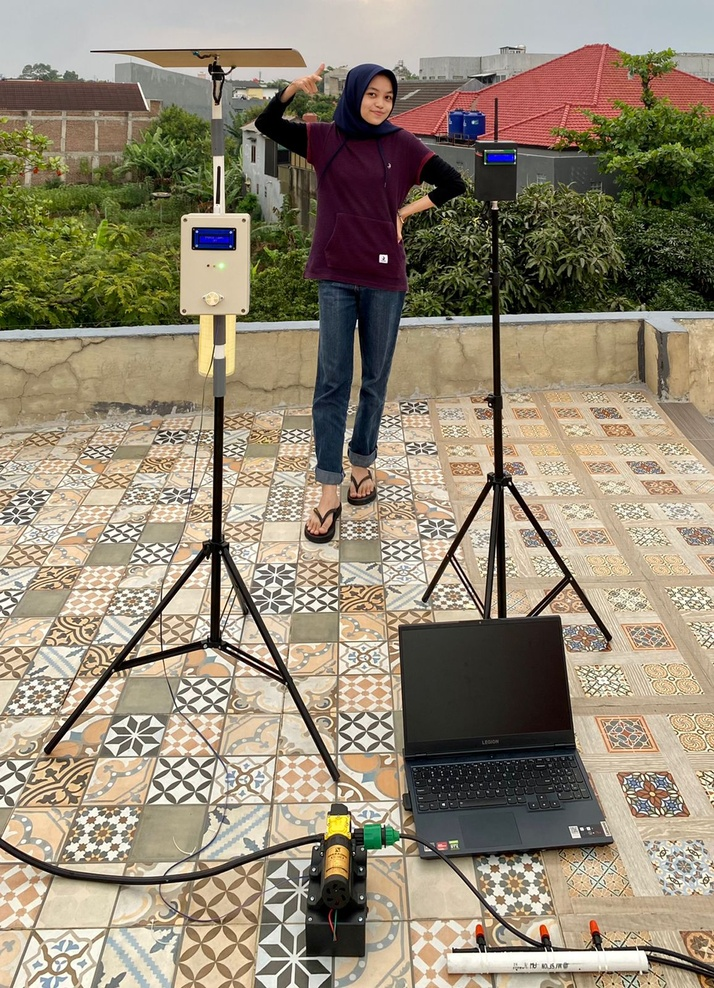
#> input picture alat.jpeg, 714 x 988 px, shrunk from 1156 x 1600 before the run
$ jupyter execute P7.1.ipynb   (shell and % lines are left out)
#> lines starting #> are read from the running program, lines starting #| are printed output that depends on the picture
[cell 1]
#import library
import numpy as np
import matplotlib.pyplot as plt
import cv2
import matplotlib.image as mpimg
from skimage import data

[cell 2]
# Read the image in grayscale
image = cv2.imread("alat.jpeg", cv2.IMREAD_GRAYSCALE)
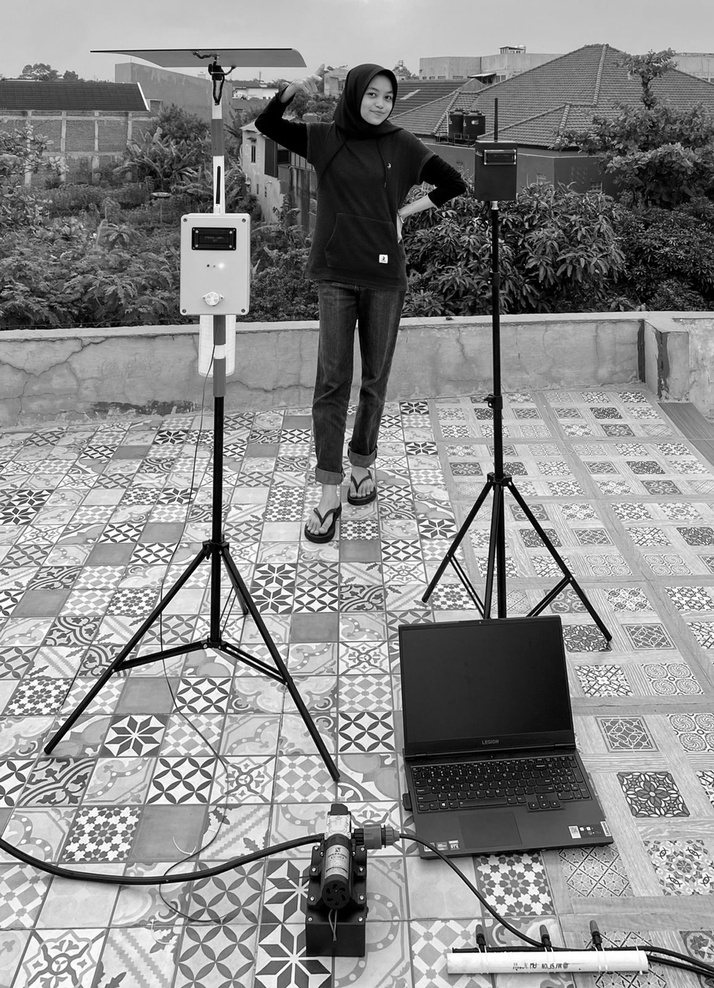
#> image: shape (988, 714); min 0, max 255, mean 137

[cell 3]
#memperbaiki histogram citra
image_equalized = cv2.equalizeHist(image)
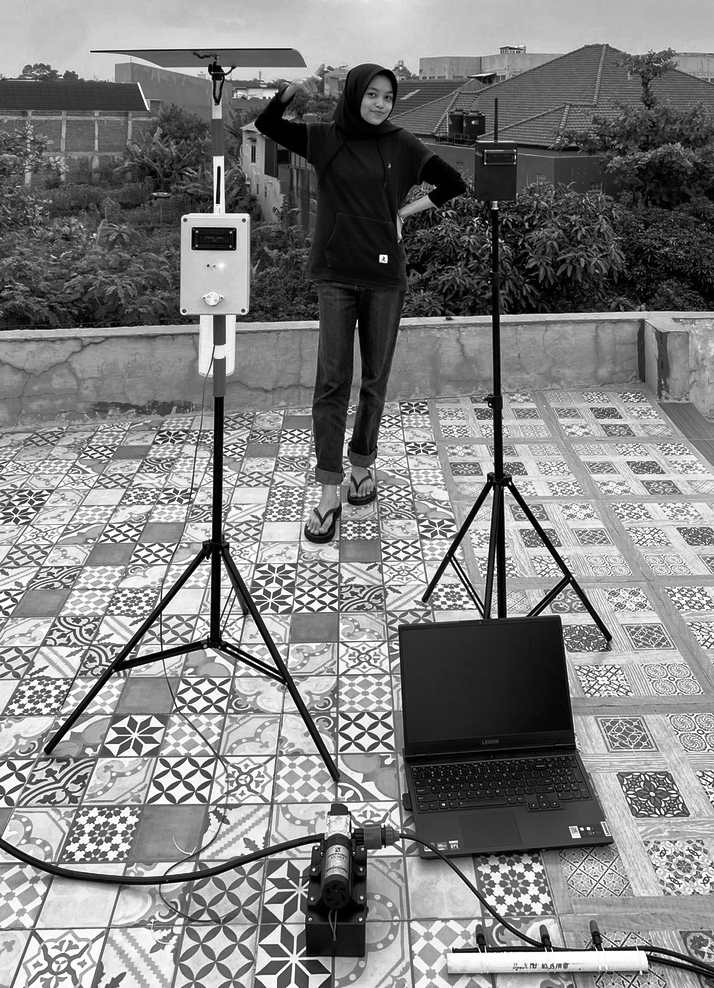
#> image_equalized: shape (988, 714); min 0, max 255, mean 127.5

[cell 4]
#menggunakan metode CLAHE untuk meningkatkan kontras citra
clahe = cv2.createCLAHE(clipLimit=2, tileGridSize=(8,8))

#Apply CLAHE to the original image
image_clahe = clahe.apply(image)
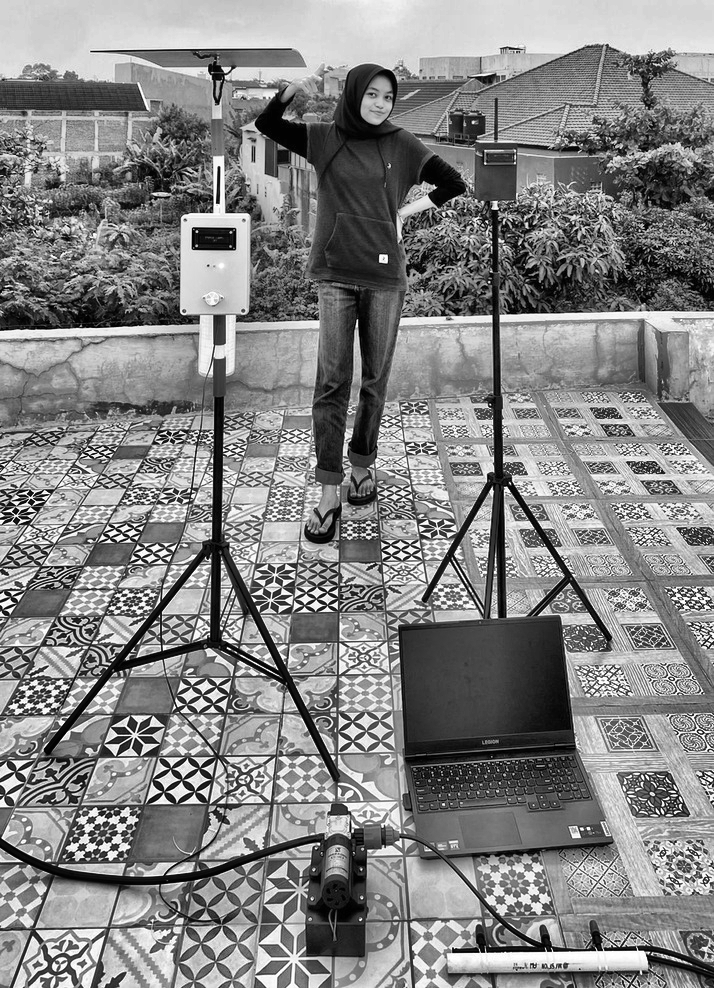
#> image_clahe: shape (988, 714); min 0, max 255, mean 131.3

[cell 5]
# Create an empty array to store the final output
image_cs = np.zeros((image.shape[0],image.shape[1]),dtype = 'uint8')

# Apply Min-Max Contrasting
min = np.min(image)
#> min = 0
max = np.max(image)
#> max = 255
#looping pada setiap citra
for i in range(image.shape[0]):
    for j in range(image.shape[1]):
        #diubah nilai kontrasnya dengan menggunakan rumus normalisasi
        image_cs[i,j] = 255*(image[i,j]-min)/(max-min)

[cell 6]
#membuat salinan dari citra image dan mengubah tipe datanya menjadi float
copyAlat = image.copy().astype(float)
#mengambil dimensi baris (m1) dan dimensi kolom (n1) dari citra
m1,n1 = copyAlat.shape
#> m1 = 988; n1 = 714
#membuat matriks kosong dengan ukuran m1 baris dan n1 kolom
output1 = np.empty([m1, n1])
#nested loop for untuk mengiterasi melalui setiap piksel pada citra
for baris in range(0, m1-1):
    for kolom in range(0, n1-1):
        a1 = baris
        b1 = kolom
        #mengalikan nilai piksel asli dengan 1.9
        output1[a1, b1] = copyAlat[baris, kolom] * 1.9

[cell 7]
# Membuat figure subplot  dengan ukuran 5 baris dan 2 kolom
fig, axes = plt.subplots(5, 2, figsize=(20, 20))
ax = axes.ravel()
#menampilkan citra input dan histogram dari image
ax[0].imshow(image, cmap=plt.cm.gray)
ax[0].set_title("Citra Input")
ax[1].hist(image.ravel(), bins=256)
ax[1].set_title('Histogram Input')
#menampilkan citra dan histogram hasil ekualisasi histogram
ax[2].imshow(image_equalized, cmap=plt.cm.gray)
ax[2].set_title("Citra Output HE")
ax[3].hist(image_equalized.ravel(), bins=256)
ax[3].set_title('Histogram Output HE Method')
#menampilkan citra hasil kontras stretching dan histogramnya
ax[4].imshow(image_cs, cmap=plt.cm.gray)
ax[4].set_title("Citra Output CS")
ax[5].hist(image_cs.ravel(), bins=256)
ax[5].set_title('Histogram Output CS Method')
#menampilkan citra & histogram hasil CLAHE
ax[6].imshow(image_clahe, cmap=plt.cm.gray)
ax[6].set_title("Citra Grayscale CLAHE")
ax[7].hist(image_clahe.ravel(), bins=256)
ax[7].set_title('Histogram Output CLAHE Method')
#menampilkan citra & histogram hasil perkalian konstanta
ax[8].imshow(output1, cmap=plt.cm.gray)
ax[8].set_title("Citra Grayscale Perkalian Konstanta")
ax[9].hist(output1.ravel(), bins=256)
ax[9].set_title('Histogram Output Perkalian Konstanta Method')
#mengatur tata letak subplot agar lebih rapi dan sesuai
fig.tight_layout()
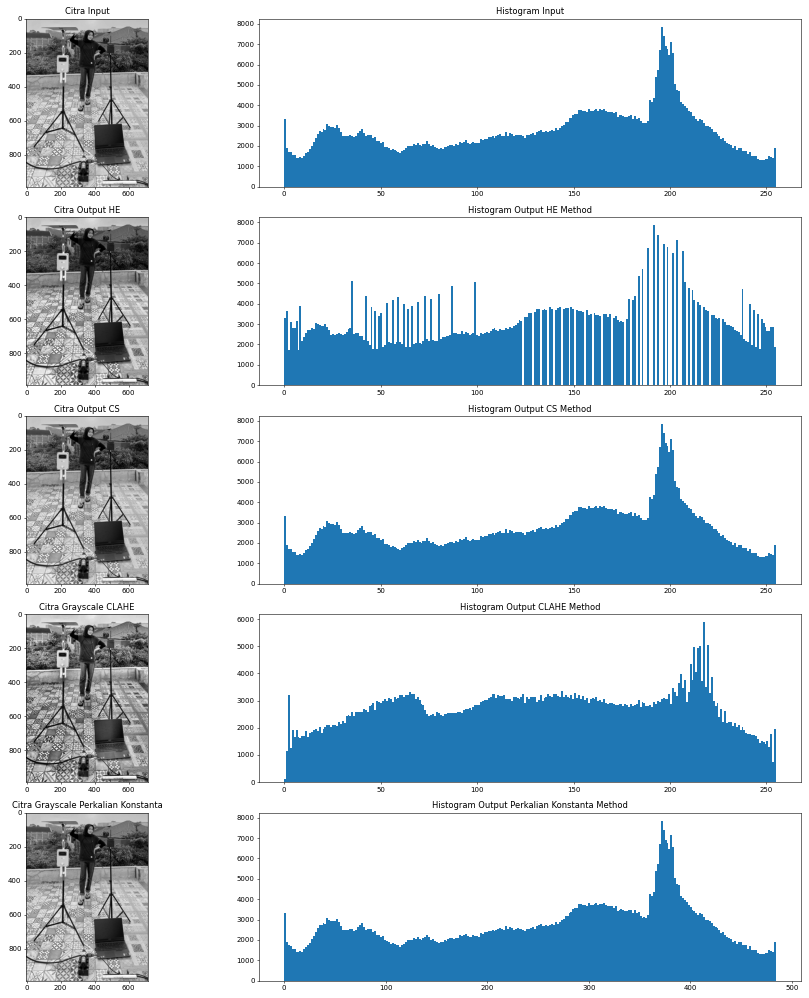
#> figure drawn by matplotlib, 10 panels; panel 2: tallest bar 7864 high, from x = 195.2 to 196.2; panel 4: tallest bar 7864 high, from x = 191.2 to 192.2; panel 6: tallest bar 7864 high, from x = 195.2 to 196.2; panel 8: tallest bar 5885 high, from x = 217.1 to 218.1
